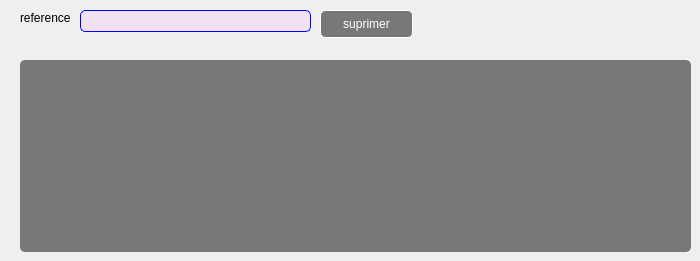
      <widget class="QWidget" name="tab_4">
       <attribute name="title">
        <string>supprimer</string>
       </attribute>
       <widget class="QLineEdit" name="lineEdit_6">
        <property name="geometry">
         <rect>
          <x>80</x>
          <y>10</y>
          <width>231</width>
          <height>22</height>
         </rect>
        </property>
        <property name="styleSheet">
         <string notr="true">QLineEdit{
background-color:rgba(255,170,255,20%);
border:1 solid blue;
border-radius:5px;
color:black;
}</string>
        </property>
       </widget>
       <widget class="QPushButton" name="pushButton_3">
        <property name="geometry">
         <rect>
          <x>320</x>
          <y>10</y>
          <width>93</width>
          <height>28</height>
         </rect>
        </property>
        <property name="styleSheet">
         <string notr="true">QPushButton{
background-color:rgba(0,0,0,50%);
color:white;
border:1 solid white;
border-radius: 5px;
}
QPushButton:hover{
background-color:rgba(255,0,0,50%);
color:black;
}</string>
        </property>
        <property name="text">
         <string>suprimer</string>
        </property>
       </widget>
       <widget class="QTableView" name="tableView_3">
        <property name="geometry">
         <rect>
          <x>20</x>
          <y>60</y>
          <width>671</width>
          <height>192</height>
         </rect>
        </property>
        <property name="styleSheet">
         <string notr="true">QTableView {
    gridline-color: white;
color:white;
   background-color:rgba(0,0,0,50%);
border:0px;
border-radius: 5px;
    }
QHeaderView {background-color: transparent;
color:white;

}
QHeaderView::section{
border-style: none;
background-color: transparent;
margin-bottom:5px;
margin-top:5px;
border:0px;
}
QTableView QTableCornerButton::section {
     bottom-style:none;
border:0px;

 }
</string>
        </property>
       </widget>
       <widget class="QLabel" name="label_17">
        <property name="geometry">
         <rect>
          <x>20</x>
          <y>10</y>
          <width>81</width>
          <height>16</height>
         </rect>
        </property>
        <property name="text">
         <string>reference</string>
        </property>
       </widget>
      </widget>
